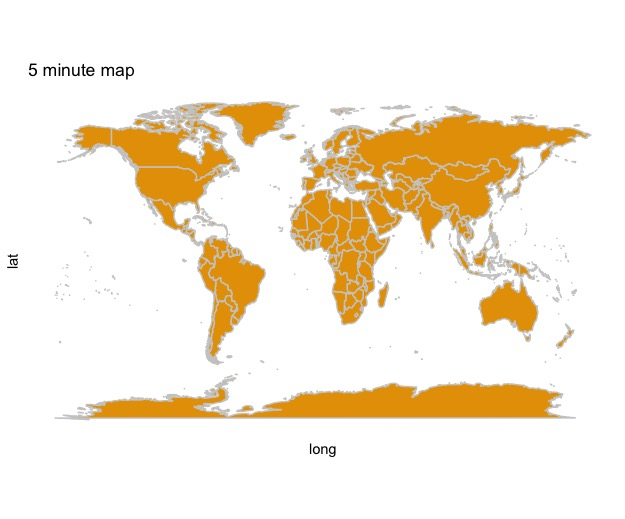

The script that drew this image:
world <- map_data("world")

library(ggplot2)

ggplot()+
  geom_polygon(data=world, aes(x=long, y=lat, group = group), 
               color = "grey80", fill = "#E69F00")+
  coord_fixed(1.3)+
    theme_minimal ()+
  theme(axis.text.x = element_blank(),
        axis.text.y = element_blank(),
        axis.ticks = element_blank(),
        rect = element_blank())+
  ggtitle("5 minute map") +
  theme (legend.title = element_text(size=10, family = "sans"))+ 
  theme (panel.grid.major = element_blank(),
         panel.grid.minor = element_blank())
